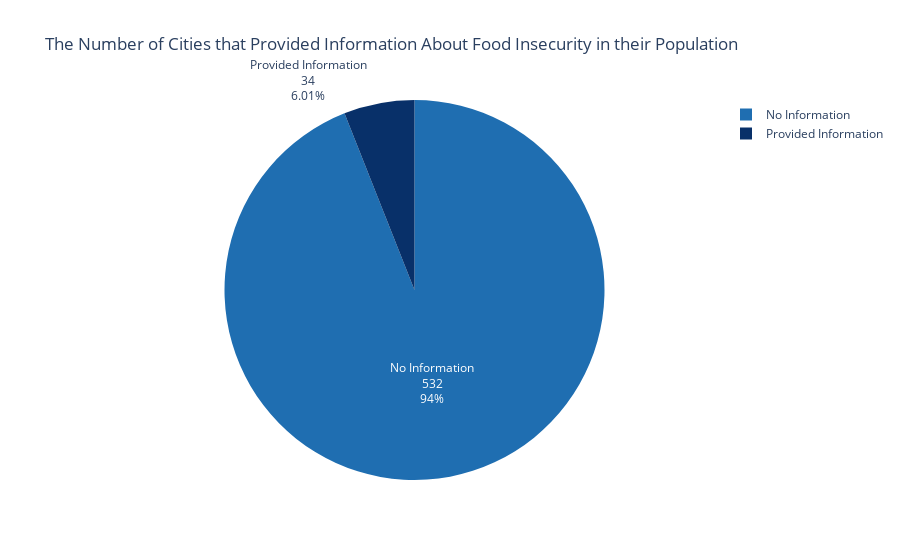

Here is the notebook cell this chart was saved with:
### Markdown cell above
# Section 3: Food Loss Per Food-Insecure Population KPI
<a id="sec_3"></a>

We will first analyze the information that the cities provided about food insecurity among their residents before introducing the ***Food Loss Per Food-Insecure Population KPI***. The below chart shows the number of cities that provided information about their food-insecure population. Only 34 cities responded to this question, which is about 6% of the cities in the survey.

### Code cell
# Pie Chart for Food Insecurity responses
draw_pie_chart(labels=responses_labels, 
               values=c_2020_finsec_responses, 
               chart_title='The Number of Cities that Provided Information About Food Insecurity in their Population', 
               textinfo='label+value+percent', 
               colors = pie_colors)

### Figure 1 — Plotly figure (JSON) as saved in the notebook; plotly's stock layout.template omitted (floating-point values rounded to 4 significant figures)
{"data": [{"labels": ["Provided Information", "No Information"], "marker": {"colors": ["#083069", "#1F6EB1", "#6BAED6", "E7F1FA"]}, "textinfo": "label+value+percent", "type": "pie", "values": [34, 532]}], "layout": {"title": {"text": "The Number of Cities that Provided Information About Food Insecurity in their Population"}}}
